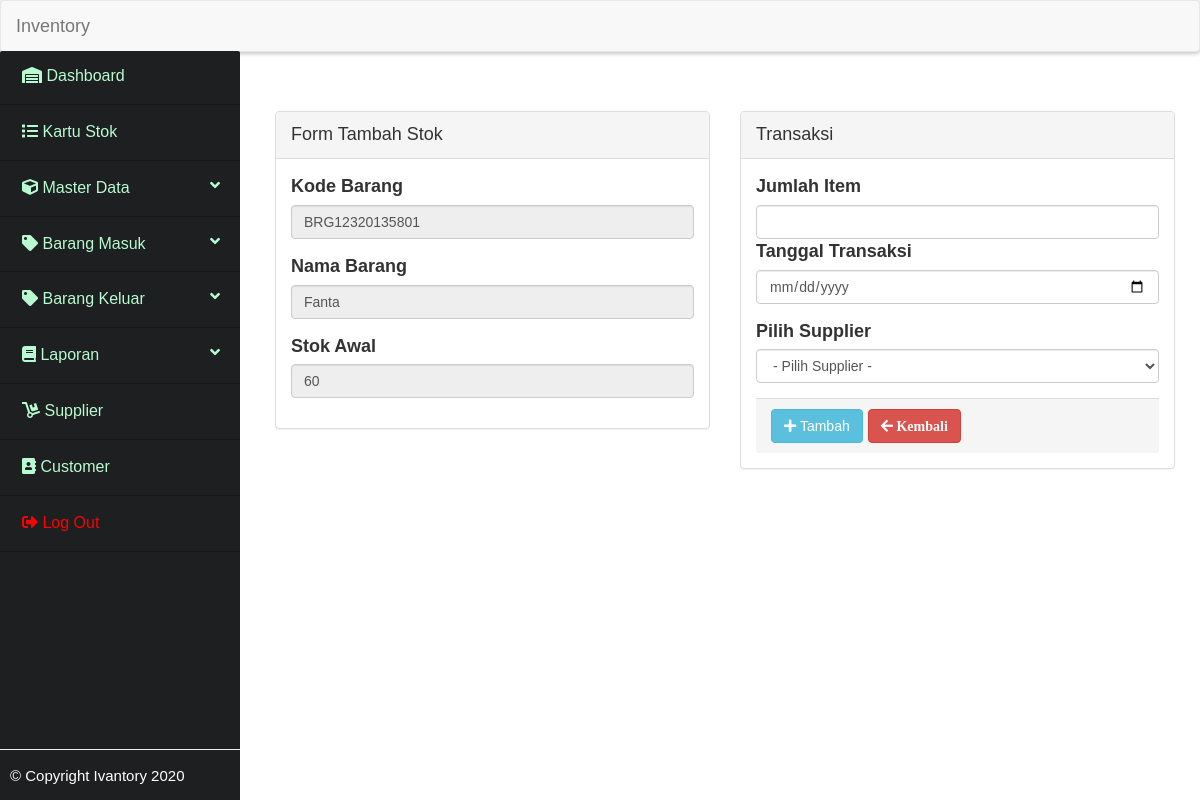
/_datastok/form_tambah.php?id_datastok=2, run on the app's committed database.
### tables this page shows
CREATE TABLE IF NOT EXISTS `tbl_datastok` (
  `id_datastok` int(11) NOT NULL AUTO_INCREMENT,
  `id_brgmasuk` int(11) NOT NULL,
  `kode_barang` varchar(50) NOT NULL,
  `nama_barang` varchar(50) NOT NULL,
  `stok` double NOT NULL,
  PRIMARY KEY (`id_datastok`)
);

### _datastok/functions.php (called while the page is built, shortened)
<?php
include "../koneksi.php";
    function query($query){
        global $conn;
        $result = mysqli_query($conn, $query);
        $rows   = [];
        while( $row = mysqli_fetch_assoc($result)){
        $rows[] = $row;
        }
        return $rows;
    }
?>

### _datastok/form_tambah.php (the view, shortened to what this page needs)
<?php
$id = $_GET["id_datastok"];
$ds = query("SELECT * FROM tbl_datastok WHERE id_datastok = $id")[0];
?>
        <section class="content">
            <div class="inner">
                <br> <br>
                 <div class="col-md-6">
                        <div class="panel panel-default">
                            <div class="panel-heading">
                                Form Tambah Stok
                            </div>
                            <div class="panel-body">
                                <form action="" method="post">
                                    <div class="form-group">
                                        <label for="kode">Kode Barang</label>
                                        <input type="text" class="form-control" name="kode_barang" id="kode_barang" readonly="true" value="<?= $ds["kode_barang"]; ?>" >
                                    </div>
                                    <div class="form-group">
                                        <label>Nama Barang</label>
                                        <input type="text" class="form-control" name="nama_barang" id="nama_barang" value="<?= $ds["nama_barang"]; ?>" required readonly>
                                    </div>
                                    <div class="form-group">
                                        <label>Stok Awal</label>
                                        <input type="number" class="form-control" name="stok_awal" id="stok_awal" max="10000" min="0" value="<?= $ds["stok"]; ?>" required readonly>
                                    </div>
                            </div>
                        </div>
                    </div>
                    <div class="col-md-6">
                        <div class="panel panel-default">
                            <div class="panel-heading">
                                Transaksi
                            </div>
                            <div class="panel-body">
                                <div>
                                    <label>Jumlah Item</label>
                                    <input type="number" onkeyup="javascript: if(parseInt(this.value) < 1){this.value='1'}" onkeypress="return angka(event)" class="form-control" name="jml_item" id="jml_item" max="10000" min="1" required autofocus>
                                </div>
                                <div class="form-group">
                                    <label>Tanggal Transaksi</label>
                                    <input type="date" class="form-control" name="tgl_transaksi" id="tgl_transaksi" required>
                                </div>
                                <div class="form-group">
                                    <label>Pilih Supplier</label>
                                    <select class="form-control" name="supplier" id="supplier" required>
                                        <option value="">- Pilih Supplier -</option>
                                    </select>
                                </div>
                                <div class="panel-footer">
                                    <button class="btn btn-info" name="submit" id="submit"><i class="fa fa-plus"></i> Tambah</button>
                                    <a href="data_stok.php" class="btn btn-danger"><i class="fas fa-arrow-left"> Kembali</i></a>
                                </div>
                            </div>
                        </div>
                    </div>
            </div>
        </section>

### data on the page
tbl_datastok: kode_barang "BRG12320135801", nama_barang "Fanta", stok_awal "60"
